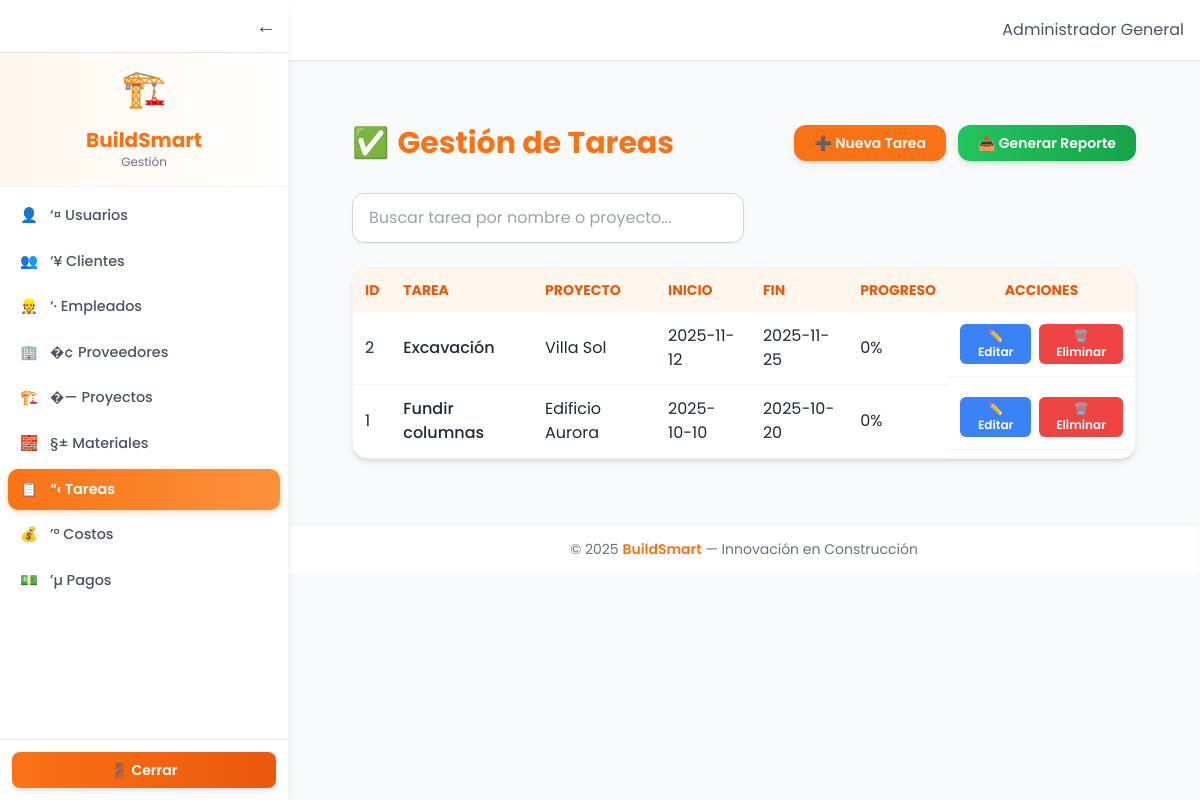
Page /public/index.php?page=tareas (signed in) on the committed database.
### tables this page shows
CREATE TABLE tareas (
  id INT AUTO_INCREMENT PRIMARY KEY,
  proyecto_id INT NOT NULL,
  nombre VARCHAR(150) NOT NULL,
  descripcion TEXT,
  estado ENUM('pendiente','en_progreso','completada') DEFAULT 'pendiente',
  fecha_inicio DATE,
  fecha_fin DATE,
  created_at DATETIME DEFAULT CURRENT_TIMESTAMP,
  FOREIGN KEY (proyecto_id) REFERENCES proyectos(id) ON DELETE CASCADE
);

CREATE TABLE proyectos (
  id INT AUTO_INCREMENT PRIMARY KEY,
  cliente_id INT NOT NULL,
  nombre VARCHAR(200) NOT NULL,
  ubicacion VARCHAR(255),
  fecha_inicio DATE,
  fecha_fin DATE,
  estado ENUM('planificado','en_ejecucion','finalizado','cancelado') DEFAULT 'planificado',
  descripcion TEXT,
  created_at DATETIME DEFAULT CURRENT_TIMESTAMP,
  avance DECIMAL(5,2) DEFAULT 0,
  FOREIGN KEY (cliente_id) REFERENCES clientes(id) ON DELETE CASCADE
);

### app/views/tareas/tabla.php (the view)
<table class="w-full border-collapse">
  <thead>
    <tr class="bg-orange-50 text-orange-600 text-left uppercase text-sm">
      <th class="p-3">ID</th>
      <th class="p-3">Tarea</th>
      <th class="p-3">Proyecto</th>
      <th class="p-3">Inicio</th>
      <th class="p-3">Fin</th>
      <th class="p-3">Progreso</th>
      <th class="p-3 text-center">Acciones</th>
    </tr>
  </thead>
  <tbody>
    <?php if (!empty($tareas)): ?>
        <?php foreach ($tareas as $t): ?>
            <tr class="hover:bg-orange-50 transition">
                <td class="p-3 border-b border-gray-100"><?= $t['id'] ?></td>
                <td class="p-3 border-b border-gray-100 font-medium"><?= htmlspecialchars($t['nombre']) ?></td>
                <td class="p-3 border-b border-gray-100"><?= htmlspecialchars($t['proyecto'] ?? 'Sin proyecto') ?></td>
                <td class="p-3 border-b border-gray-100"><?= $t['fecha_inicio'] ?? '' ?></td>
                <td class="p-3 border-b border-gray-100"><?= $t['fecha_fin'] ?? '' ?></td>
                <td class="p-3 border-b border-gray-100"><?= isset($t['progreso']) ? $t['progreso'].'%' : '0%' ?></td>
                <td class="p-3 border-b border-gray-100 text-center flex justify-center gap-2">
                    <a href="index.php?page=tareas/form&id=<?= $t['id'] ?>"
                       class="px-3 py-1 rounded-md text-xs bg-blue-500 hover:bg-blue-600 text-white font-semibold transition">
                        ✏️ Editar
                    </a>
                    <a href="index.php?page=tareas/delete&id=<?= $t['id'] ?>"
                       class="px-3 py-1 rounded-md text-xs bg-red-500 hover:bg-red-600 text-white font-semibold transition"
                       onclick="return confirm('¿Seguro que deseas eliminar esta tarea?');">
                        🗑️ Eliminar
                    </a>
                </td>
            </tr>
        <?php endforeach; ?>
    <?php else: ?>
        <tr>
            <td colspan="7" class="text-center py-6 text-gray-500">Escribe algo para buscar tareas...</td>
        </tr>
    <?php endif; ?>
  </tbody>
</table>

### app/views/layouts/header.php (style rules this page uses)
body { font-family: 'Poppins', sans-serif; background-color: #f9fafb; color: #1f2937; transition: all .3s ease; }

### rows in the picture
tareas: id "2", nombre "Excavación", proyecto.nombre "Villa Sol", fecha_inicio "2025-11-12", fecha_fin "2025-11-25"
tareas: id "1", nombre "Fundir columnas", proyecto.nombre "Edificio Aurora", fecha_inicio "2025-10-10", fecha_fin "2025-10-20"

### other values in the picture
explode(" ", $label)[0] "👤"
substr($label, 2) "‘¤ Usuarios"
explode(" ", $label)[0] "👥"
substr($label, 2) "‘¥ Clientes"
explode(" ", $label)[0] "👷"
substr($label, 2) "‘· Empleados"
explode(" ", $label)[0] "🏢"
substr($label, 2) "�¢ Proveedores"
explode(" ", $label)[0] "🏗️"
substr($label, 2) "�—️ Proyectos"
explode(" ", $label)[0] "🧱"
substr($label, 2) "§± Materiales"
explode(" ", $label)[0] "📋"
substr($label, 2) "“‹ Tareas"
explode(" ", $label)[0] "💰"
